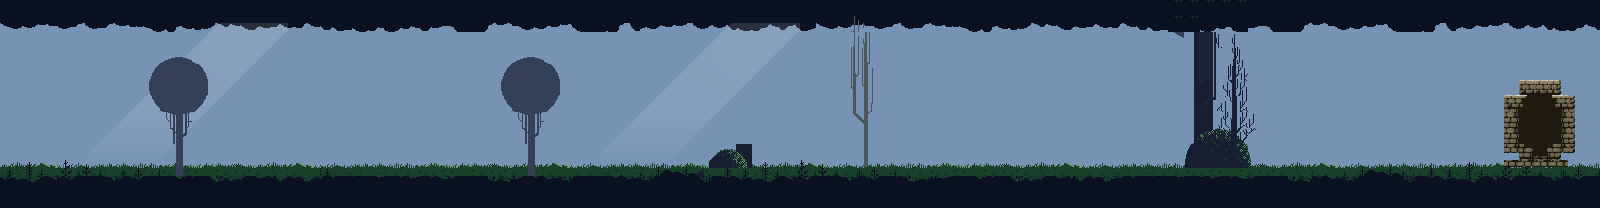

This game map was drawn from its Tiled (.tmx) file and the tilesets committed beside it. A one-line description and the trimmed map source follow:
An orthogonal 100x13 tile map with 16x16 px tiles, 7 tile layers (Tile Layer 1, green, black_upper_green, upperGreen, ...), 8 tilesets and 3 objects.

<map version="1.2" tiledversion="1.2.4" orientation="orthogonal" renderorder="right-down" width="100" height="13" tilewidth="16" tileheight="16" infinite="0" nextlayerid="14" nextobjectid="5">
 <tileset firstgid="1" source="Layer_0010_1.tsx" />
 <tileset firstgid="2245" source="Layer_0001_8.tsx" />
 <tileset firstgid="4489" source="Layer_0000_9.tsx" />
 <tileset firstgid="6733" source="Layer_0002_7.tsx" />
 <tileset firstgid="8977" source="Layer_0007_Lights.tsx" />
 <tileset firstgid="11221" source="Layer_0008_3.tsx" />
 <tileset firstgid="13465" source="Layer_0005_5.tsx" />
 <tileset firstgid="15709" source="tileset.tsx" />
 <layer id="1" name="Tile Layer 1" width="100" height="13">
  <data>[1300 cells, 1300 non-empty, 251 distinct tile ids]</data>
 </layer>
 <layer id="2" name="green" width="100" height="13">
  <data>[1300 cells, 400 non-empty, 64 distinct tile ids]</data>
 </layer>
 <layer id="3" name="black_upper_green" width="100" height="13">
  <data>[1300 cells, 247 non-empty, 103 distinct tile ids]</data>
 </layer>
 <layer id="5" name="upperGreen" width="100" height="13">
  <data>[1300 cells, 200 non-empty, 102 distinct tile ids]</data>
 </layer>
 <layer id="6" name="light" width="100" height="13">
  <data>[1300 cells, 273 non-empty, 147 distinct tile ids]</data>
 </layer>
 <layer id="8" name="tree" width="100" height="13">
  <data>[1300 cells, 95 non-empty, 80 distinct tile ids]</data>
 </layer>
 <objectgroup id="10" name="ground">
  <object id="1" x="2" y="166" width="1599" height="40" />
  <object id="2" x="1528" y="-268" />
 </objectgroup>
 <layer id="12" name="moondoor" width="100" height="13">
  <data>[1300 cells, 28 non-empty, 20 distinct tile ids]</data>
 </layer>
 <objectgroup id="13" name="door">
  <object id="4" x="1502" y="76" width="76" height="90" />
 </objectgroup>
</map>
